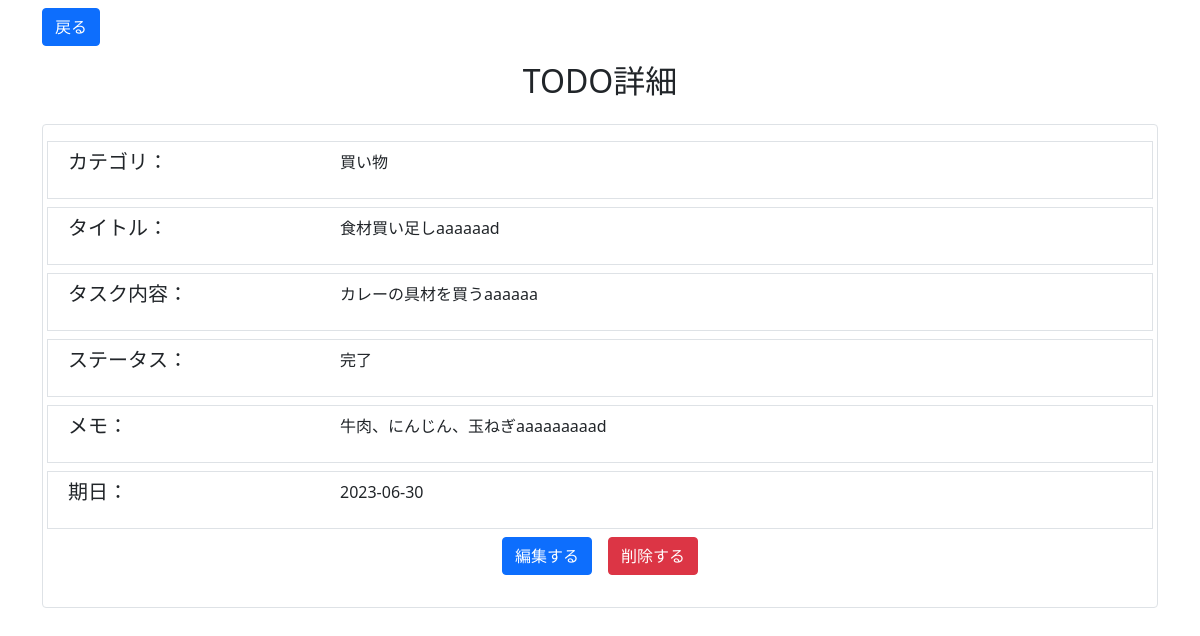
/todo_apps/detail/4, run on the app's committed database.
### models.py (models this page shows)
class TodoCategory(Base):
    __tablename__ = 'todo_category'
    id = Column(Integer, primary_key=True)
    category_name = Column(String, nullable=False)

class Todo(Base):
    __tablename__ = 'todo'
    id = Column(Integer, primary_key=True)
    title = Column(String, nullable=False)
    content = Column(String, nullable=False)
    memo = Column(Text)
    status = Column(Integer, default=0)
    due_date = Column(DateTime, nullable=False)
    category_id = Column(Integer, ForeignKey('todo_category.id'))
    user_id = Column(Integer, ForeignKey('user.id'))
    user = relationship("User", backref="todos")
    category = relationship("TodoCategory", backref="todos")

### views.py (the view)
@app.route("/todo_apps/detail/<int:t_id>")
def show_detail(t_id):
    todo = business_logic.get_todo(t_id)
    return render_template("detail.html", todo=todo)

### business_logic.py (called while the page is built)
def get_todo(t_id):
    todo = data_access.get_todo(t_id)
    todo_item = {
        "id": todo.id,
        "title": todo.title,
        "category_id": str(todo.category.id),
        "category": todo.category.category_name,
        "content": todo.content,
        "memo": todo.memo,
        "due_date": f"{todo.due_date:%Y-%m-%d}",
        "status": "未完了" if todo.status == consts.STATUS_INCOMPLETE else "完了"
    }
    return todo_item

### data_access.py (called while the page is built)
def get_session():
    db_path = os.path.join('sqlite:///', 'db', 'todo.db')
    engine = create_engine(db_path)
    Session = sessionmaker(bind=engine)
    session = Session()
    return session

def get_todo(t_id):
    session = get_session()
    return session.get(Todo, t_id)

### templates/detail.html (shortened to what this page needs)
{% extends "base.html" %}
{% block main %}
<div class="container mt-2">
  <a href="{{ url_for('top') }}" class="btn btn-primary mb-3">戻る</a>
  <h2 class="text-center">TODO詳細</h2>
  <div class="card mt-4 border">
    <div class="card-body">
      <div class="row border p-2 mb-2">
        <div class="col-sm-3">
          <h5>カテゴリ：</h5>
        </div>
        <div class="col-sm-9">
          <p>{{ todo["category"] }}</p>
        </div>
      </div>
      <div class="row border p-2 mb-2">
        <div class="col-sm-3">
          <h5>タイトル：</h5>
        </div>
        <div class="col-sm-9">
          <p>{{ todo["title"] }}</p>
        </div>
      </div>
      <div class="row border p-2 mb-2">
        <div class="col-sm-3">
          <h5>タスク内容：</h5>
        </div>
        <div class="col-sm-9">
          <p>{{ todo["content"] }}</p>
        </div>
      </div>
      <div class="row border p-2 mb-2">
        <div class="col-sm-3">
          <h5>ステータス：</h5>
        </div>
        <div class="col-sm-9">
          <p>{{ todo["status"] }}</p>
        </div>
      </div>
      <div class="row border p-2 mb-2">
        <div class="col-sm-3">
          <h5>メモ：</h5>
        </div>
        <div class="col-sm-9">
          {% if todo["memo"] %}
          <p>{{ todo["memo"].replace("\r\n", "<br>") | safe }}</p>
          {% else %}
          <p></p>
          {% endif %}
        </div>
      </div>
      <div class="row border p-2 mb-2">
        <div class="col-sm-3">
          <h5>期日：</h5>
        </div>
        <div class="col-sm-9">
          <p>{{ todo["due_date"] }}</p>
        </div>
      </div>
      <div class="d-flex justify-content-center mt-2">
        <a href="{{ url_for('show_edit', t_id=todo['id']) }}" class="btn btn-primary mb-3 me-3">編集する</a>
        <a href="{{ url_for('delete_todo', t_id=todo['id']) }}" id="deleteTask" class="btn btn-danger mb-3">削除する</a>
      </div>
    </div>
  </div>
</div>
{% endblock %}

### data on the page
TodoCategory: category "買い物"
Todo: title "食材買い足しaaaaaad", content "カレーの具材を買うaaaaaa", memo.replace "牛肉、にんじん、玉ねぎaaaaaaaaad"

### other printed values
{{ todo["status"] }} "完了"
{{ todo["due_date"] }} "2023-06-30"
